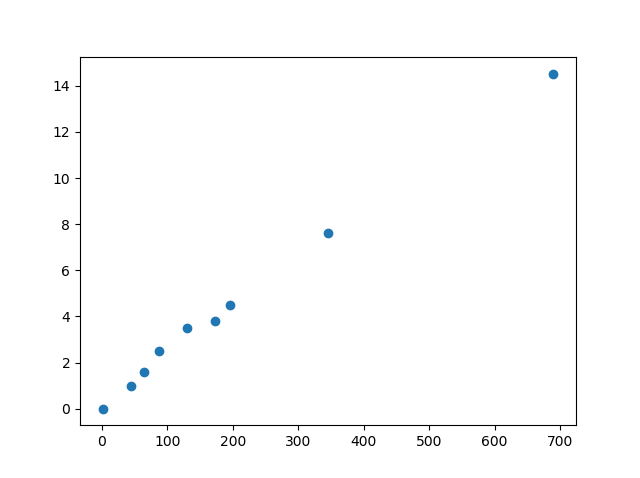

Source code (Python):
import numpy as np 
import matplotlib.pyplot as plt


k = sorted([1, 690, 345, 173, 87, 44, 130, 65, 195])
# 1 -> 0.008 h
# 690 -> 14.5
# 345 -> 7.6 
# 173 -> 3.8 
# 87 -> 1.6
# 44 -> 1
# 130 -> 3.5
# 65 -> 2.5
# 195 -> 4.5 

times = [0.008, 1, 1.6, 2.5, 3.5, 3.8, 4.5, 7.6, 14.5]

plt.scatter(k, times)
plt.show()
